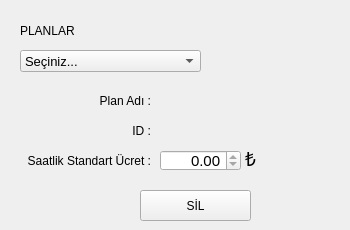
     <widget class="QWidget" name="tab">
      <attribute name="title">
       <string>Ücret Planı Sil</string>
      </attribute>
      <widget class="QLabel" name="label_21">
       <property name="geometry">
        <rect>
         <x>20</x>
         <y>90</y>
         <width>131</width>
         <height>21</height>
        </rect>
       </property>
       <property name="text">
        <string>Plan Adı :</string>
       </property>
       <property name="alignment">
        <set>Qt::AlignRight|Qt::AlignTrailing|Qt::AlignVCenter</set>
       </property>
      </widget>
      <widget class="QLabel" name="label_selectedplanname">
       <property name="geometry">
        <rect>
         <x>160</x>
         <y>90</y>
         <width>181</width>
         <height>21</height>
        </rect>
       </property>
       <property name="font">
        <font>
         <pointsize>10</pointsize>
         <weight>75</weight>
         <bold>true</bold>
        </font>
       </property>
       <property name="text">
        <string/>
       </property>
       <property name="alignment">
        <set>Qt::AlignLeading|Qt::AlignLeft|Qt::AlignVCenter</set>
       </property>
      </widget>
      <widget class="QLabel" name="label_44">
       <property name="geometry">
        <rect>
         <x>20</x>
         <y>20</y>
         <width>101</width>
         <height>21</height>
        </rect>
       </property>
       <property name="text">
        <string>PLANLAR</string>
       </property>
       <property name="alignment">
        <set>Qt::AlignLeading|Qt::AlignLeft|Qt::AlignVCenter</set>
       </property>
      </widget>
      <widget class="QPushButton" name="pushButton_deleteplan">
       <property name="geometry">
        <rect>
         <x>140</x>
         <y>190</y>
         <width>111</width>
         <height>31</height>
        </rect>
       </property>
       <property name="text">
        <string>SİL</string>
       </property>
      </widget>
      <widget class="QComboBox" name="comboBox_existingplans_2">
       <property name="geometry">
        <rect>
         <x>20</x>
         <y>50</y>
         <width>181</width>
         <height>22</height>
        </rect>
       </property>
       <property name="font">
        <font>
         <pointsize>10</pointsize>
        </font>
       </property>
       <item>
        <property name="text">
         <string>Seçiniz...</string>
        </property>
       </item>
      </widget>
      <widget class="QLabel" name="label_22">
       <property name="geometry">
        <rect>
         <x>20</x>
         <y>120</y>
         <width>131</width>
         <height>21</height>
        </rect>
       </property>
       <property name="text">
        <string>ID :</string>
       </property>
       <property name="alignment">
        <set>Qt::AlignRight|Qt::AlignTrailing|Qt::AlignVCenter</set>
       </property>
      </widget>
      <widget class="QLabel" name="label_selectedplanID">
       <property name="geometry">
        <rect>
         <x>160</x>
         <y>120</y>
         <width>101</width>
         <height>21</height>
        </rect>
       </property>
       <property name="font">
        <font>
         <pointsize>10</pointsize>
         <weight>75</weight>
         <bold>true</bold>
        </font>
       </property>
       <property name="text">
        <string/>
       </property>
       <property name="alignment">
        <set>Qt::AlignLeading|Qt::AlignLeft|Qt::AlignVCenter</set>
       </property>
      </widget>
      <widget class="QLabel" name="label_23">
       <property name="geometry">
        <rect>
         <x>20</x>
         <y>150</y>
         <width>131</width>
         <height>21</height>
        </rect>
       </property>
       <property name="text">
        <string>Saatlik Standart Ücret :</string>
       </property>
       <property name="alignment">
        <set>Qt::AlignRight|Qt::AlignTrailing|Qt::AlignVCenter</set>
       </property>
      </widget>
      <widget class="QDoubleSpinBox" name="doubleSpinBox_selectedplanprice">
       <property name="geometry">
        <rect>
         <x>160</x>
         <y>150</y>
         <width>81</width>
         <height>21</height>
        </rect>
       </property>
       <property name="font">
        <font>
         <pointsize>11</pointsize>
        </font>
       </property>
       <property name="alignment">
        <set>Qt::AlignRight|Qt::AlignTrailing|Qt::AlignVCenter</set>
       </property>
       <property name="readOnly">
        <bool>true</bool>
       </property>
       <property name="prefix">
        <string/>
       </property>
       <property name="suffix">
        <string/>
       </property>
       <property name="maximum">
        <double>49.990000000000002</double>
       </property>
      </widget>
      <widget class="QLabel" name="label_45">
       <property name="geometry">
        <rect>
         <x>240</x>
         <y>150</y>
         <width>21</width>
         <height>16</height>
        </rect>
       </property>
       <property name="font">
        <font>
         <pointsize>14</pointsize>
        </font>
       </property>
       <property name="text">
        <string>₺</string>
       </property>
       <property name="alignment">
        <set>Qt::AlignCenter</set>
       </property>
      </widget>
     </widget>
